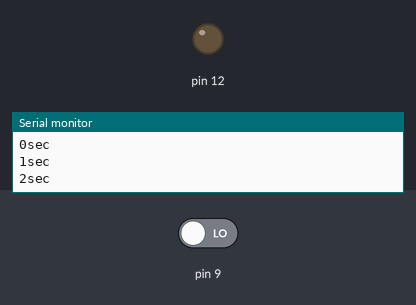
This sketch was run on a simulated Arduino Uno, built with avr-gcc and run on an emulated ATmega328P. On the bench: output pins drawn as LEDs (lit = HIGH), the last lines printed to the serial monitor. Inputs (shaded band) come from the test bench; at power-on: pin 9 LOW.

Above: at 2.8 s.
2.9 s: pin 9 driven HIGH
At 3.5 s:
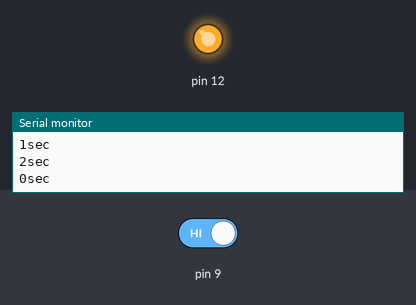
4.5 s: pin 9 driven LOW
At 6.2 s:
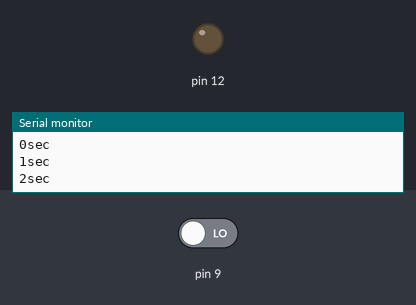
Timing chart, 0 to 7.7 s (numbered marks = the images above; inputs shaded):
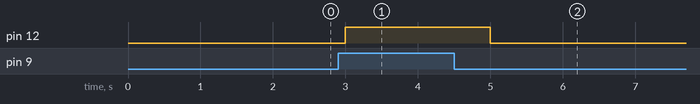

The sketch:

lab5.ino
```cpp
void setup() {
  // put your setup code here, to run once:
  Serial.begin(9600);
pinMode(12,OUTPUT);
pinMode(9,INPUT);
}
int count = 0;

void loop() {
  // put your main code here, to run repeatedly:
  int buttonState = digitalRead(9);
  digitalWrite(12, buttonState);
  if(buttonState == HIGH)
  {
    count = 0;
  }

  Serial.print(count);
  Serial.println("sec");
  count++;
  delay(1000);


}
```

Measured:
- after the input at 2.9 s, pin 12: LOW → HIGH after 0.10 s
- after the input at 4.5 s, pin 12: HIGH → LOW after 0.50 s
